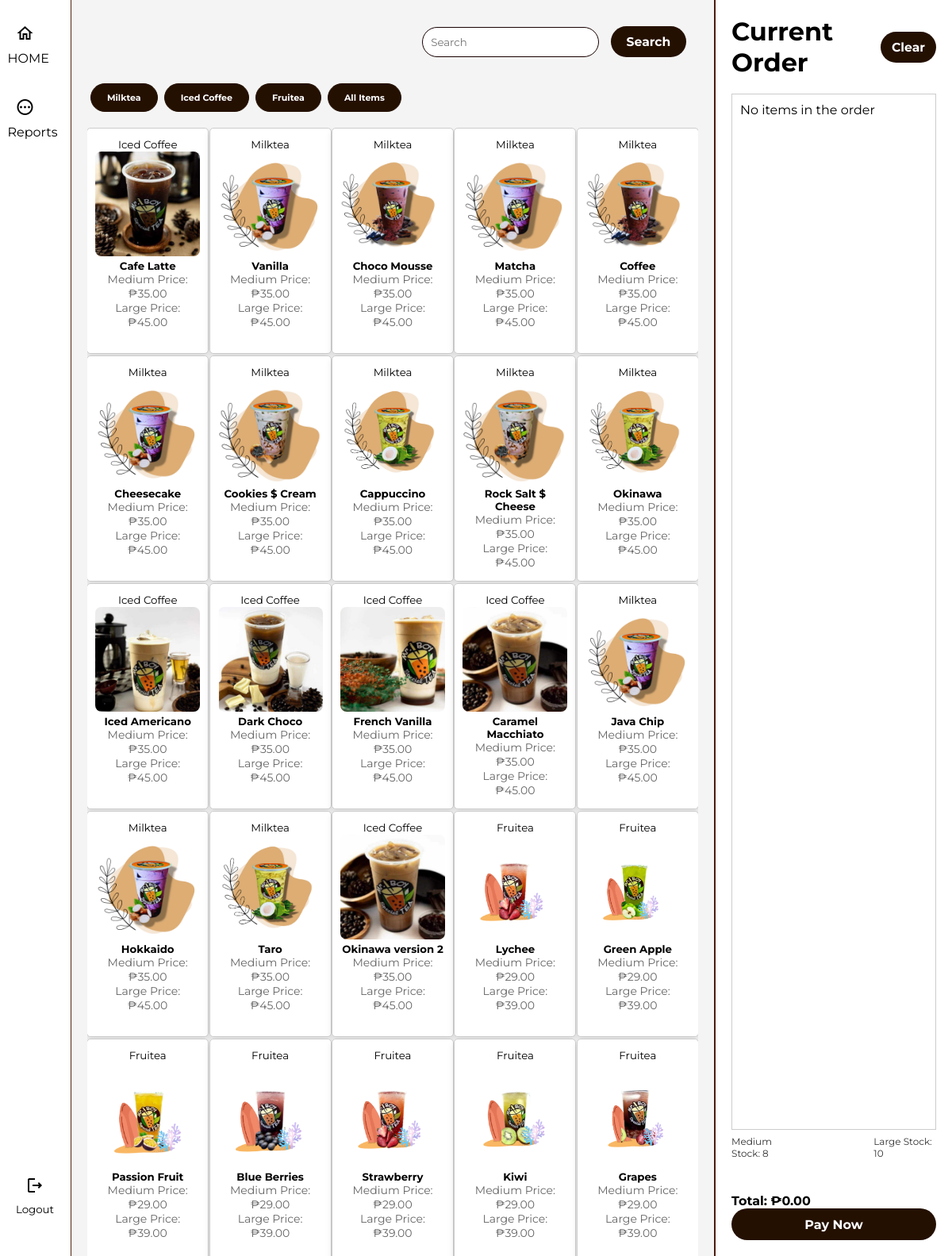
/order_management.php (signed in), run on the app's committed database.
### tables this page shows
CREATE TABLE `categories` (
  `id` int(11) NOT NULL,
  `name` varchar(255) NOT NULL,
  `image` varchar(255) NOT NULL
);

CREATE TABLE `items` (
  `id` int(11) NOT NULL,
  `name` varchar(100) NOT NULL,
  `category_id` int(11) NOT NULL,
  `image` varchar(255) DEFAULT NULL,
  `medium_price` decimal(10,2) NOT NULL,
  `large_price` decimal(10,2) NOT NULL,
  `medium_size` int(11) DEFAULT 0,
  `large_size` int(11) DEFAULT 0,
  `is_deleted` tinyint(1) DEFAULT 0,
  `status` tinyint(1) DEFAULT 1,
  `quantity` int(11) NOT NULL DEFAULT 0
);

### order_management.php (the view, shortened to what this page needs)
<?php
include 'config.php';
$search_term = $_GET['search'] ?? '';
$category_id = $_GET['category_id'] ?? null;
if (!empty($search_term)) {
    $item_query = $conn->prepare("SELECT items.*, categories.name AS category_name FROM items
                                  JOIN categories ON items.category_id = categories.id
                                  WHERE items.name LIKE ?");
    $like_term = "%" . $search_term . "%";
    $item_query->bind_param("s", $like_term);
    $item_query->execute();
    $items = $item_query->get_result();
} else {
    if ($category_id) {
        $item_query = $conn->prepare("SELECT items.*, categories.name AS category_name FROM items
                                      JOIN categories ON items.category_id = categories.id
                                      WHERE items.category_id = ?");
        $item_query->bind_param("i", $category_id);
        $item_query->execute();
        $items = $item_query->get_result();
    } else {
        $items = $conn->query("SELECT items.*, categories.name AS category_name FROM items
                               JOIN categories ON items.category_id = categories.id");
    }
}
$totalAmount = array_reduce($_SESSION['order'], function ($sum, $order_item) {
    return $sum + ($order_item['price'] * $order_item['quantity']);
}, 0);
$categories = $conn->query("SELECT * FROM categories");
$first_cup_query = $conn->query("SELECT id, name, medium_size, large_size FROM items LIMIT 1");
$first_cup = $first_cup_query->fetch_assoc();
$remainingMedium = $first_cup ? $first_cup['medium_size'] : 0;
$remainingLarge = $first_cup ? $first_cup['large_size'] : 0;
?>
<!DOCTYPE html>
<html lang="en">
<head>
    <link rel="stylesheet" href="meme.css">
</head>
<body>
    <div class="container">
        <div class="sidebar">
            <?php include 'order_side.php' ?>
        </div>
        <div class="main-content">
            <div class="search-container">
                <form method="GET" action="order_management.php">
                    <input type="text" placeholder="Search" name="search" id="search-input" autocomplete="off" list="suggestions-list">
                    <button class="search-button" type="submit">
                        <h3>Search</h3>
                    </button>
                </form>
            </div>
            <div class="buttons-container">
                <?php while ($row = $categories->fetch_assoc()) { ?>
                    <form method="GET" action="order_management.php" style="display: inline;">
                        <button class="category-button" type="submit">
                            <h5><?= $row['name'] ?></h5>
                        </button>
                    </form>
                <?php } ?>
                <form method="GET" action="order_management.php" style="display: inline;">
                    <button class="category-button" type="submit">
                        <h5>All Items</h5>
                    </button>
                </form>
            </div>
            <div class="product-container">
                <div class="product-grid">
                    <?php while ($item = $items->fetch_assoc()) {
                        $mediumOutOfStock = ($item['medium_size'] <= 0);
                        $largeOutOfStock = ($item['large_size'] <= 0);
                        $outOfStockClass = ($mediumOutOfStock && $largeOutOfStock) ? 'out-of-stock' : '';
                    ?>
                        <?php if ($item['quantity'] > 0): ?>
                            <div class="product-item <?= $item['status'] == 0 ? 'out-of-stock' : '' ?>" data-item-id="<?= $item['id'] ?>">
                                <small class="category-name"><?= htmlspecialchars($item['category_name']) ?></small>
                                <img src="<?= $item['image'] ?>" alt="Product Image">
                                <h5 class="<?= $outOfStockClass ?>"><?= htmlspecialchars($item['name']) ?></h5>
                                <p>Medium Price: ₱<?= number_format($item['medium_price'], 2) ?>
                                </p>
                                <p>Large Price: ₱<?= number_format($item['large_price'], 2) ?>
                                </p>
                            </div>
                        <?php endif; ?>
                    <?php } ?>
                </div>
            </div>
        </div>
        <div class="order-section">
            <div class="order-header">
                <h1>Current Order</h1>
                <form method="POST" action="order_management.php" onsubmit="return confirmClearOrder();">
                    <button class="clear-button" type="submit" name="clear_order">
                        <h3>Clear</h3>
                    </button>
                </form>
            </div>
            <div class="order-list" id="order-list">
                <?php if (!empty($_SESSION['order'])): ?>
                    <ul>
                        <?php foreach ($_SESSION['order'] as $order_item): ?>
                            <li class="order-item" data-item-id="<?= $order_item['id'] ?>">
                                <img src="<?= $order_item['image'] ?>" alt="Item Image" class="order-item-image">
                                <div class="order-item-details">
                                    <h5><?= $order_item['name'] ?></h5>
                                    <p>₱<?= $order_item['price'] ?></p>
                                </div>
                                <div class="order-item-actions">
                                    <input type="number" value="<?= $order_item['quantity'] ?>" class="item-quantity" min="1">
                                    <span class="material-icons-outlined delete-icon">delete</span>
                                </div>
                            </li>
                        <?php endforeach; ?>
                    </ul>
                <?php else: ?>
                    <p>No items in the order</p>
                <?php endif; ?>
            </div>
            <div class="order-footer">
                <div class="quantity-labels">
                    <p style="text-decoration: <?= ($remainingMedium <= 0) ? 'line-through' : 'none'; ?>">
                        Medium Stock: <?= $remainingMedium ?>
                    </p>
                    <p style="text-decoration: <?= ($remainingLarge <= 0) ? 'line-through' : 'none'; ?>">
                        Large Stock: <?= $remainingLarge ?>
                    </p>
                </div>
            </div>
            <div class="order-footer1">
                <p>Total: ₱<span id="total-amount"><?= number_format($totalAmount, 2); ?></span></p>
                <div class="payment-buttons">
                    <button class="pay-now" id="pay-now-btn">
                        <h1>Pay Now</h1>
                    </button>
                </div>
            </div>
        </div>
    </div>
</body>
</html>

### order_side.php (shortened to what this page needs)
<div class="container">
    <div class="sidebar">
        <div class="nav-item home">
            <a href="order_management.php" style="color: inherit; text-decoration: none;">
                <span class="material-icons-outlined">home</span>HOME
            </a>
        </div>
        <div class="nav-item pending">
            <a href="pending.php" style="color: inherit; text-decoration: none;">
                <span class="material-icons-outlined">pending</span>Reports
            </a>
        </div>
        <div class="nav-item logout">
            <form method="POST" action="logout.php" onsubmit="return confirmLogout();" style="display: inline;">
                <button type="submit" class="logout-button" style="background: none; border: none; color: inherit; text-decoration: none; cursor: pointer;">
                    <span class="material-icons-outlined">logout</span>Logout
                </button>
            </form>
        </div>
    </div>
</div>

### meme.css (style rules this page uses)
* { margin: 0; padding: 0; box-sizing: border-box; font-family: "Montserrat", sans-serif; }
body { font-family: Arial, sans-serif; background-color: #f4f4f4; }
.container { display: flex; height: 100vh; overflow: hidden; }
.sidebar { background-color: #ffffff; width: 90px; display: flex; flex-direction: column; justify-content: space-between; padding: 10px; align-items: center; border-right: 1px solid #502311; }
.nav-item { display: flex; flex-direction: column; align-items: center; margin-bottom: 30px; cursor: pointer; }
.material-icons-outlined { margin: 10px; align-items: center; }
.logout { margin-top: auto; }
.main-content { flex-grow: 1; padding: 20px; margin-right: 25%; }
.search-container { padding: 13px; margin-bottom: 20px; }
.search-container input { width: 30%; padding: 10px; border: 1px solid #180000; border-radius: 500px; margin-left: 55%; }
.search-button { padding: 10px 20px; border: none; background-color: #241001; cursor: pointer; border-radius: 500px; margin-left: 10px; color: #fff }
.buttons-container { display: flex; margin-bottom: 20px; }
.category-button { padding: 10px 20px; border: none; background-color: #241001; cursor: pointer; border-radius: 500px; border: 01px solid #241001; margin: 0 4px; color: #fff }
.product-container { max-height: calc(100vh - 150px); overflow-y: auto; padding: 0px; }
.product-grid { display: grid; grid-template-columns: repeat(auto-fill, minmax(140px, 6fr)); gap: 2px; padding: 0px; justify-items: center; }
.product-item { background-color: #fff; border: 1px solid #ccc; border-radius: 5px; text-align: center; padding: 10px; width: 154px; height: 285px; box-shadow: 0 4px 8px rgba(0, 0, 0, 0.1); transition: transform 0.2s, box-shadow 0.2s; }
.product-item img { width: 100%; height: auto; border-radius: 8px; }
.product-item p { font-size: 14px; color: #666; }
.order-section { position: fixed; right: 0; top: 0; width: 25%; height: 100vh; background-color: white; padding: 20px; border-left: 2px solid #4b1c0e; display: flex; flex-direction: column; justify-content: space-between; overflow-y: auto; }
.order-header { display: flex; justify-content: space-between; align-items: center; margin-bottom: 20px; }
.clear-button { padding: 10px 14px; border: none; background-color: #241001; cursor: pointer; border-radius: 500px; color:#fff }
.order-list { height: 300%; overflow-y: auto; border: 1px solid #ccc; padding: 10px; margin-bottom: 20px; }
.order-footer { display: flex; justify-content: space-between; align-items: center; border-radius:0% 100% 0% 100% / 100% 0% 100% 0%; }
.payment-buttons { display: flex; gap: 10px; }
.pay-later, .pay-now { padding: 10px; border: none; cursor: pointer; border-radius: 500px; height: 40px; font-size: 8px; font-weight: bold; text-align: center; width:200%; }
.pay-now { background-color: #241001; color:#fff }
.order-footer { margin-top: 20px; display: flex; justify-content: space-between; align-items: center; }
.quantity-labels { margin-bottom: 10px; display: flex; flex-direction: row; height:240%; gap:90px; font-size: 12px; color: #333; }
.order-footer1 { align-content:center; height:10%; font-weight: bold; }

### data on the page
categories: name "Milktea"
categories: name "Iced Coffee"
categories: name "Fruitea"
items: category.name "Iced Coffee", image (picture), name "Cafe Latte", medium_price "35.00", large_price "45.00", medium_size "8", large_size "10"
items: category.name "Milktea", image (picture), name "Vanilla", medium_price "35.00", large_price "45.00"
items: category.name "Milktea", image (picture), name "Choco Mousse", medium_price "35.00", large_price "45.00"
items: category.name "Milktea", image (picture), name "Matcha", medium_price "35.00", large_price "45.00"
items: category.name "Milktea", image (picture), name "Coffee", medium_price "35.00", large_price "45.00"
items: category.name "Milktea", image (picture), name "Cheesecake", medium_price "35.00", large_price "45.00"
items: category.name "Milktea", image (picture), name "Cookies $ Cream", medium_price "35.00", large_price "45.00"
items: category.name "Milktea", image (picture), name "Cappuccino", medium_price "35.00", large_price "45.00"
items: category.name "Milktea", image (picture), name "Rock Salt $ Cheese", medium_price "35.00", large_price "45.00"
items: category.name "Milktea", image (picture), name "Okinawa", medium_price "35.00", large_price "45.00"
items: category.name "Iced Coffee", image (picture), name "Iced Americano", medium_price "35.00", large_price "45.00"
items: category.name "Iced Coffee", image (picture), name "Dark Choco", medium_price "35.00", large_price "45.00"
items: category.name "Iced Coffee", image (picture), name "French Vanilla", medium_price "35.00", large_price "45.00"
items: category.name "Iced Coffee", image (picture), name "Caramel Macchiato", medium_price "35.00", large_price "45.00"
items: category.name "Milktea", image (picture), name "Java Chip", medium_price "35.00", large_price "45.00"
items: category.name "Milktea", image (picture), name "Hokkaido", medium_price "35.00", large_price "45.00"
items: category.name "Milktea", image (picture), name "Taro", medium_price "35.00", large_price "45.00"
items: category.name "Iced Coffee", image (picture), name "Okinawa version 2", medium_price "35.00", large_price "45.00"
items: category.name "Fruitea", image (picture), name "Lychee", medium_price "29.00", large_price "39.00"
items: category.name "Fruitea", image (picture), name "Green Apple", medium_price "29.00", large_price "39.00"
items: category.name "Fruitea", image (picture), name "Passion Fruit", medium_price "29.00", large_price "39.00"
items: category.name "Fruitea", image (picture), name "Blue Berries", medium_price "29.00", large_price "39.00"
items: category.name "Fruitea", image (picture), name "Strawberry", medium_price "29.00", large_price "39.00"
items: category.name "Fruitea", image (picture), name "Kiwi", medium_price "29.00", large_price "39.00"
items: category.name "Fruitea", image (picture), name "Grapes", medium_price "29.00", large_price "39.00"

### other printed values
$totalAmount "0.00"
